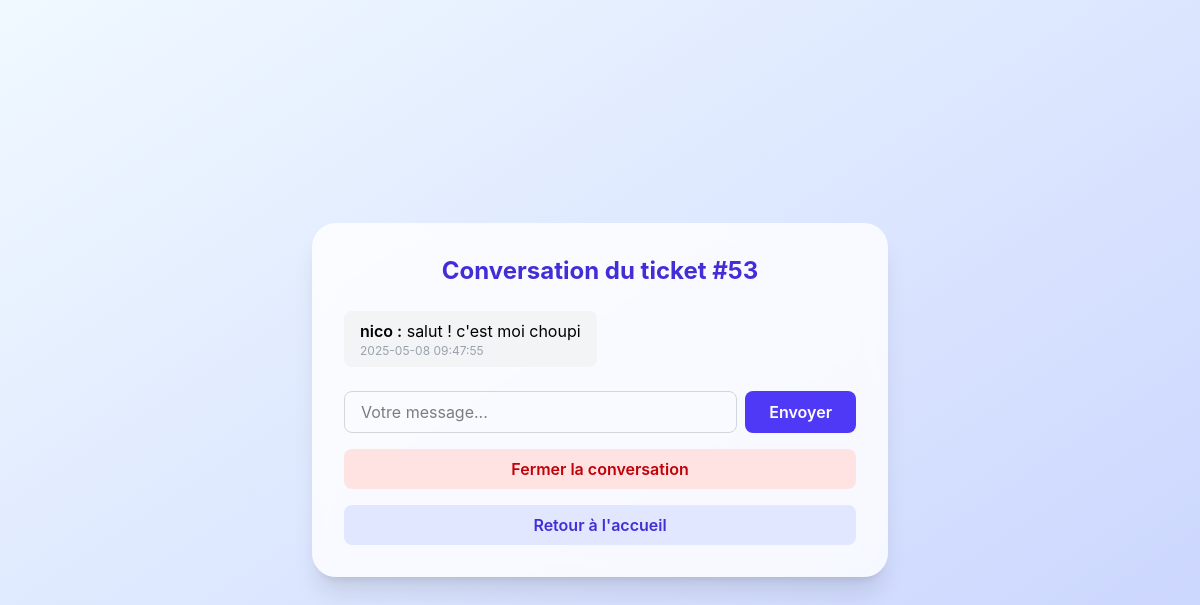
The app's page /messages.php?ticket_id=53 (signed in) with its own data.
### tables this page shows
CREATE TABLE IF NOT EXISTS `messages` (
  `Id` int NOT NULL AUTO_INCREMENT,
  `Ticket_id` int DEFAULT NULL,
  `Message` text,
  `Created_at` timestamp NULL DEFAULT CURRENT_TIMESTAMP,
  `Updated_at` timestamp NULL DEFAULT NULL,
  `Updated_by` int DEFAULT NULL,
  `Created_by` int DEFAULT NULL,
  `Deleted_at` timestamp NULL DEFAULT NULL,
  PRIMARY KEY (`Id`),
  KEY `Created_by` (`Created_by`),
  KEY `messages_ibfk_1` (`Ticket_id`)
);

CREATE TABLE IF NOT EXISTS `users` (
  `Id` int NOT NULL AUTO_INCREMENT,
  `Role_id` int DEFAULT NULL,
  `Username` varchar(255) NOT NULL,
  `Firstname` varchar(255) NOT NULL,
  `Password` varchar(255) NOT NULL,
  `mail` varchar(255) NOT NULL,
  `Image` varchar(255) DEFAULT NULL,
  `Status` varchar(1) NOT NULL DEFAULT 'Y',
  `Created_at` timestamp NULL DEFAULT CURRENT_TIMESTAMP,
  `Deleted_at` timestamp NULL DEFAULT NULL,
  `Updated_at` timestamp NULL DEFAULT NULL,
  `Created_by` int DEFAULT NULL,
  PRIMARY KEY (`Id`),
  KEY `Role_id` (`Role_id`)
);

### messages.php (the view, shortened to what this page needs)
<?php
require_once "src/php/conn.php";
$ticket_id = isset($_GET['ticket_id']) ? intval($_GET['ticket_id']) : 0;
$stmt = $db->prepare("SELECT Created_by, Actif FROM ticket WHERE Id = ?");
$stmt->execute([$ticket_id]);
$ticket = $stmt->fetch();
$stmt = $db->prepare("SELECT Role_id FROM users WHERE Id = ?");
$stmt->execute([$_SESSION['id']]);
$user = $stmt->fetch();
$is_admin = ($user && $user['Role_id'] == 1);
$is_creator = ($_SESSION['id'] == $ticket['Created_by']);
$is_active = ($ticket['Actif'] == 1);
$stmt = $db->prepare("SELECT m.*, u.Username FROM messages m LEFT JOIN Users u ON m.Created_by = u.Id WHERE m.Ticket_id = ? AND (m.Message IS NOT NULL AND m.Message != '') ORDER BY m.Created_at ASC");
$stmt->execute([$ticket_id]);
$messages = $stmt->fetchAll();
?>
<!DOCTYPE html>
<html lang="fr">
<head>
    <script src="https://cdn.jsdelivr.net/npm/@tailwindcss/browser@4"></script>
</head>
<body class="bg-gradient-to-br from-blue-50 to-indigo-100 min-h-screen flex items-center justify-center">
    <main class="bg-white/80 backdrop-blur-md shadow-xl rounded-3xl p-8 max-w-xl w-full flex flex-col items-center">
        <h1 class="text-2xl font-bold text-indigo-700 mb-6 text-center">Conversation du ticket #<?= htmlspecialchars($ticket_id) ?></h1>
        <div class="w-full mb-6 max-h-96 overflow-y-auto flex flex-col gap-2">
            <?php foreach ($messages as $msg): ?>
                <div class="px-4 py-2 rounded-lg <?= $msg['Created_by'] == $_SESSION['id'] ? 'bg-indigo-100 self-end' : 'bg-gray-100 self-start' ?>">
                    <span class="font-semibold"><?= htmlspecialchars($msg['Username'] ?? 'Utilisateur') ?> :</span>
                    <?= htmlspecialchars($msg['Message']) ?>
                    <div class="text-xs text-gray-400"><?= $msg['Created_at'] ?></div>
                </div>
            <?php endforeach; ?>
        </div>
        <?php if ($is_active): ?>
            <form method="post" class="w-full flex gap-2">
                <input type="text" name="message" required placeholder="Votre message..."
                    class="flex-1 px-4 py-2 rounded-lg border border-gray-300 focus:outline-none focus:ring-2 focus:ring-indigo-400" />
                <button type="submit"
                    class="px-6 py-2 bg-indigo-600 text-white rounded-lg font-semibold hover:bg-indigo-700 transition">
                    Envoyer
                </button>
            </form>
            <?php if ($is_admin || $is_creator): ?>
                <form method="post" class="w-full mt-4">
                    <button type="submit" name="close_ticket"
                        class="px-6 py-2 bg-red-100 text-red-700 rounded-lg font-semibold hover:bg-red-200 transition text-center w-full block">
                        Fermer la conversation
                    </button>
                </form>
            <?php endif; ?>
        <?php else: ?>
            <div class="w-full text-center text-gray-400 mt-2">Vous ne pouvez plus envoyer de messages.</div>
        <?php endif; ?>
        <a href="index.php" class="mt-4 px-6 py-2 bg-indigo-100 text-indigo-700 rounded-lg font-semibold hover:bg-indigo-200 transition text-center w-full block">Retour à l'accueil</a>
    </main>
</body>
</html>

### messages.php (style rules this page uses)
body { font-family: 'Inter', sans-serif; }
.bg-gradient-to-br { background: linear-gradient(to bottom right, #f0f9ff, #c7d2fe); }
.backdrop-blur-md { backdrop-filter: blur(10px); }

### records on screen
messages: Created_by.Username "nico", Message "salut ! c'est moi choupi", Created_at "2025-05-08 09:47:55"

### other values on screen
$ticket_id "53"
